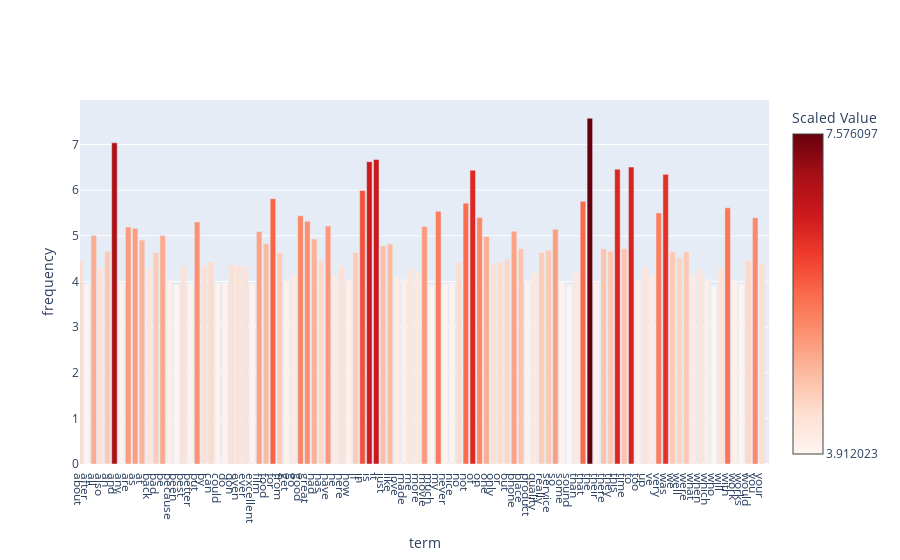

The notebook cell this image was saved under:
### Code cell
feature_frequencies_log = np.array([math.log(i) for i in feature_frequencies])
top_100_indices = feature_frequencies_log.argsort()[::-1][:100]
top_100_indices = top_100_indices[np.argsort(top_100_indices)]

x = [count_vect.get_feature_names_out()[i] for i in top_100_indices]
y = feature_frequencies_log[top_100_indices]

# fig = px.bar(x=x, y=y)
fig = go.Figure()
fig.add_trace(go.Bar(x=x, y=y,
                    marker=dict(
                    color=y,
                    colorscale='Reds', 
                    colorbar=dict(title='Scaled Value', tickvals=[min(y), max(y)]) 
                )))


# Create a layout for the chart
fig.update_xaxes(
    title_text="term",
    fixedrange=False,
    range=[0, 100],
    constrain="domain",
    tickmode='array',  # Set tickmode to 'array' to use an array of tickvals
    tickvals=list(range(len(x))),  # Set tickvals to the range of x-values
    ticktext=x,  # Set ticktext to the x-labels
    autorange=False, showline=True
)

fig.update_yaxes(
    title_text="frequency",
    fixedrange=True
)
fig.update_layout(hovermode="x")
fig.show(config={"scrollZoom": True, "displayModeBar": True})

### Figure 1 — Plotly figure (JSON) as saved in the notebook; plotly's stock layout.template omitted (floating-point values rounded to 4 significant figures)
{"data": [{"marker": {"color": [4.443, 3.951, 5.004, 4.304, 4.663, 7.037, 3.97, 5.193, 5.165, 4.905, 4.277, 4.635, 5.004, 4.043, 3.932, 4.357, 3.97, 5.303, 4.357, 4.431, 3.97, 3.97, 4.369, 4.344, 4.331, 3.951, 5.094, 4.828, 5.811, 4.635, 4.007, 4.159, 5.438, 5.318, 4.927, 4.466, 5.215, 4.143, 4.344, 4.025, 4.635, 5.991, 6.623, 6.671, 4.779, 4.82, 4.094, 4.06, 4.263, 4.205, 5.204, 3.912, 5.537, 3.951, 3.97, 4.419, 5.714, 6.436, 5.398, 4.984, 4.369, 4.419, 4.489, 5.1, 4.718, 3.989, 4.19, 4.635, 4.682, 5.142, 3.989, 3.912, 4.205, 5.756, 7.576, 3.989, 4.718, 4.663, 6.458, 4.718, 6.506, 4.025, 4.304, 4.159, 5.501, 6.346, 4.654, 4.522, 4.654, 4.143, 4.263, 4.06, 3.912, 4.29, 5.613, 4.025, 3.932, 4.454, 5.394, 4.394], "colorbar": {"tickvals": [3.912, 7.576], "title": {"text": "Scaled Value"}}, "colorscale": [[0, "rgb(255,245,240)"], [0.125, "rgb(254,224,210)"], [0.25, "rgb(252,187,161)"], [0.375, "rgb(252,146,114)"], [0.5, "rgb(251,106,74)"], [0.625, "rgb(239,59,44)"], [0.75, "rgb(203,24,29)"], [0.875, "rgb(165,15,21)"], [1, "rgb(103,0,13)"]]}, "type": "bar", "x": ["about", "after", "all", "also", "an", "and", "any", "are", "as", "at", "back", "bad", "be", "because", "been", "best", "better", "but", "by", "can", "could", "do", "don", "even", "ever", "excellent", "film", "food", "for", "from", "get", "go", "good", "great", "had", "has", "have", "he", "here", "how", "if", "in", "is", "it", "just", "like", "love", "made", "me", "more", "movie", "much", "my", "never", "nice", "no", "not", "of", "on", "one", "only", "or", "out", "phone", "place", "product", "quality", "really", "service", "so", "some", "sound", "than", "that", "the", "their", "there", "they", "this", "time", "to", "too", "up", "ve", "very", "was", "we", "well", "were", "what", "when", "which", "who", "will", "with", "work", "works", "would", "you", "your"], "y": [4.443, 3.951, 5.004, 4.304, 4.663, 7.037, 3.97, 5.193, 5.165, 4.905, 4.277, 4.635, 5.004, 4.043, 3.932, 4.357, 3.97, 5.303, 4.357, 4.431, 3.97, 3.97, 4.369, 4.344, 4.331, 3.951, 5.094, 4.828, 5.811, 4.635, 4.007, 4.159, 5.438, 5.318, 4.927, 4.466, 5.215, 4.143, 4.344, 4.025, 4.635, 5.991, 6.623, 6.671, 4.779, 4.82, 4.094, 4.06, 4.263, 4.205, 5.204, 3.912, 5.537, 3.951, 3.97, 4.419, 5.714, 6.436, 5.398, 4.984, 4.369, 4.419, 4.489, 5.1, 4.718, 3.989, 4.19, 4.635, 4.682, 5.142, 3.989, 3.912, 4.205, 5.756, 7.576, 3.989, 4.718, 4.663, 6.458, 4.718, 6.506, 4.025, 4.304, 4.159, 5.501, 6.346, 4.654, 4.522, 4.654, 4.143, 4.263, 4.06, 3.912, 4.29, 5.613, 4.025, 3.932, 4.454, 5.394, 4.394]}], "layout": {"hovermode": "x", "xaxis": {"autorange": false, "constrain": "domain", "fixedrange": false, "range": [0, 100], "showline": true, "tickmode": "array", "ticktext": ["about", "after", "all", "also", "an", "and", "any", "are", "as", "at", "back", "bad", "be", "because", "been", "best", "better", "but", "by", "can", "could", "do", "don", "even", "ever", "excellent", "film", "food", "for", "from", "get", "go", "good", "great", "had", "has", "have", "he", "here", "how", "if", "in", "is", "it", "just", "like", "love", "made", "me", "more", "movie", "much", "my", "never", "nice", "no", "not", "of", "on", "one", "only", "or", "out", "phone", "place", "product", "quality", "really", "service", "so", "some", "sound", "than", "that", "the", "their", "there", "they", "this", "time", "to", "too", "up", "ve", "very", "was", "we", "well", "were", "what", "when", "which", "who", "will", "with", "work", "works", "would", "you", "your"], "tickvals": [0, 1, 2, 3, 4, 5, 6, 7, 8, 9, 10, 11, 12, 13, 14, 15, 16, 17, 18, 19, 20, 21, 22, 23, 24, 25, 26, 27, 28, 29, 30, 31, 32, 33, 34, 35, 36, 37, 38, 39, 40, 41, 42, 43, 44, 45, 46, 47, 48, 49, 50, 51, 52, 53, 54, 55, 56, 57, 58, 59, 60, 61, 62, 63, 64, 65, 66, 67, 68, 69, 70, 71, 72, 73, 74, 75, 76, 77, 78, 79, 80, 81, 82, 83, 84, 85, 86, 87, 88, 89, 90, 91, 92, 93, 94, 95, 96, 97, 98, 99], "title": {"text": "term"}}, "yaxis": {"fixedrange": true, "title": {"text": "frequency"}}}}
